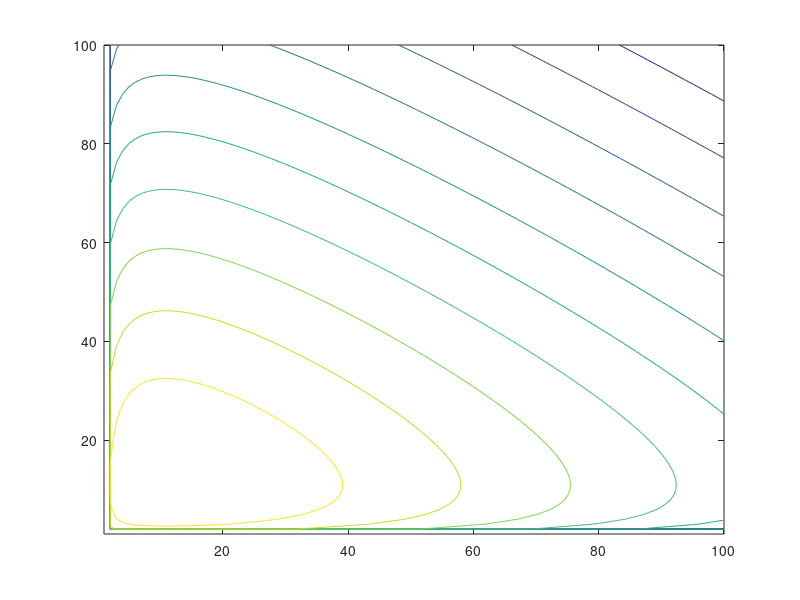

Write MATLAB code to recreate this figure.
r=2.2
m=1.5
x = linspace(0,10);
y = linspace(0,10);
[X,Y] = meshgrid(x,y);
Z = r.*(log(Y)-Y)-m.*(X-log(X));
contour(Z)


